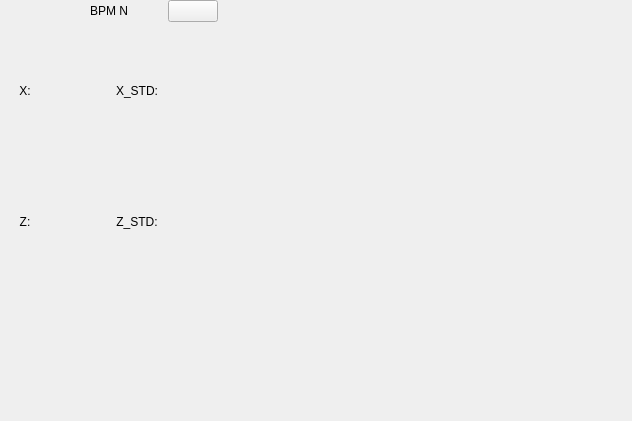
<?xml version="1.0" encoding="UTF-8"?>
<ui version="4.0">
 <class>Form</class>
 <widget class="QWidget" name="Form">
  <property name="geometry">
   <rect>
    <x>0</x>
    <y>0</y>
    <width>632</width>
    <height>421</height>
   </rect>
  </property>
  <property name="windowTitle">
   <string>Form</string>
  </property>
  <widget class="QWidget" name="gridLayoutWidget">
   <property name="geometry">
    <rect>
     <x>0</x>
     <y>0</y>
     <width>218</width>
     <height>284</height>
    </rect>
   </property>
   <layout class="QGridLayout" name="gridLayout">
    <item row="3" column="0">
     <widget class="QLabel" name="label_3">
      <property name="text">
       <string>Z:</string>
      </property>
      <property name="alignment">
       <set>Qt::AlignCenter</set>
      </property>
     </widget>
    </item>
    <item row="2" column="3">
     <widget class="CXDoubleLabel" name="bpm_xstd"/>
    </item>
    <item row="3" column="3">
     <widget class="CXDoubleLabel" name="bpm_zstd"/>
    </item>
    <item row="2" column="1">
     <widget class="CXDoubleLabel" name="bpm_x"/>
    </item>
    <item row="3" column="2">
     <widget class="QLabel" name="label_5">
      <property name="text">
       <string>Z_STD:</string>
      </property>
      <property name="alignment">
       <set>Qt::AlignCenter</set>
      </property>
     </widget>
    </item>
    <item row="0" column="1" colspan="2">
     <widget class="QLabel" name="bpm_name">
      <property name="text">
       <string>BPM N</string>
      </property>
      <property name="alignment">
       <set>Qt::AlignCenter</set>
      </property>
     </widget>
    </item>
    <item row="0" column="3">
     <widget class="CXSwitch" name="bpm_is_on"/>
    </item>
    <item row="0" column="0">
     <widget class="CXEventLed" name="bpm_event"/>
    </item>
    <item row="3" column="1">
     <widget class="CXDoubleLabel" name="bpm_z"/>
    </item>
    <item row="2" column="0">
     <widget class="QLabel" name="label_2">
      <property name="text">
       <string>X:</string>
      </property>
      <property name="alignment">
       <set>Qt::AlignCenter</set>
      </property>
     </widget>
    </item>
    <item row="2" column="2">
     <widget class="QLabel" name="label_4">
      <property name="text">
       <string>X_STD:</string>
      </property>
      <property name="alignment">
       <set>Qt::AlignCenter</set>
      </property>
     </widget>
    </item>
    <item row="1" column="0" colspan="4">
     <layout class="QGridLayout" name="view_grid"/>
    </item>
   </layout>
  </widget>
 </widget>
 <customwidgets>
  <customwidget>
   <class>CXSwitch</class>
   <extends>QPushButton</extends>
   <header>cxwidgets</header>
  </customwidget>
  <customwidget>
   <class>CXEventLed</class>
   <extends>LedWidget</extends>
   <header>cxwidgets</header>
  </customwidget>
  <customwidget>
   <class>CXDoubleLabel</class>
   <extends>QLabel</extends>
   <header>cxwidgets</header>
  </customwidget>
  <customwidget>
   <class>LedWidget</class>
   <extends>QWidget</extends>
   <header>cxwidgets</header>
  </customwidget>
 </customwidgets>
 <resources/>
 <connections/>
</ui>
